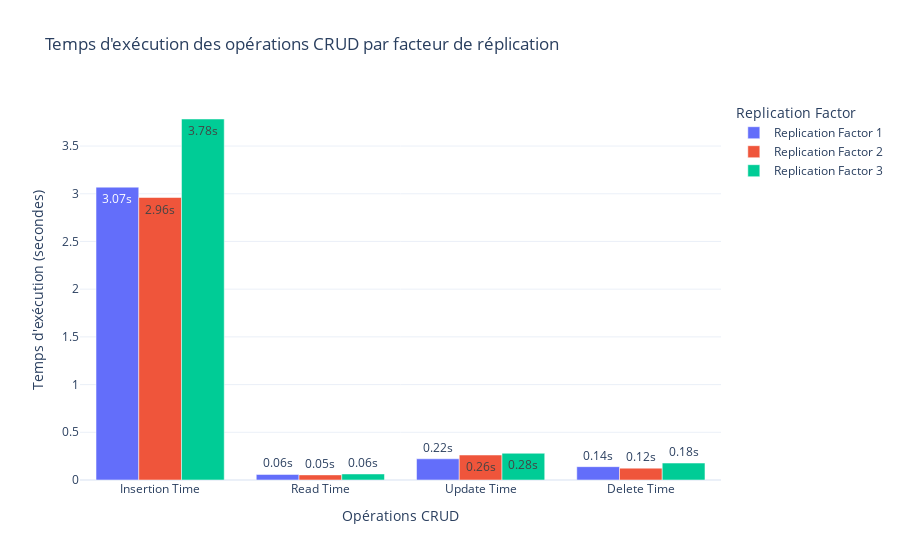

The cell this chart's notebook holds for it:
### Markdown cell above
### Cassandra - Résultats

### Code cell
fig = go.Figure()

for rf in results_df['Replication Factor']:
    fig.add_trace(go.Bar(x=['Insertion Time', 'Read Time', 'Update Time', 'Delete Time'], y=results_df[results_df['Replication Factor'] == rf].iloc[0, 1:].values, name=f'Replication Factor {rf}', text=[f"{t:.2f}s" for t in results_df[results_df['Replication Factor'] == rf].iloc[0, 1:].values], textposition='auto'))

fig.update_layout(title="Temps d'exécution des opérations CRUD par facteur de réplication", xaxis_title="Opérations CRUD", yaxis_title="Temps d'exécution (secondes)", barmode='group', template='plotly_white', legend=dict(title="Replication Factor"))

fig.show()

### Figure 1 — Plotly figure (JSON) as saved in the notebook; plotly's stock layout.template omitted (floating-point values rounded to 4 significant figures)
{"data": [{"name": "Replication Factor 1", "text": ["3.07s", "0.06s", "0.22s", "0.14s"], "textposition": "auto", "type": "bar", "x": ["Insertion Time", "Read Time", "Update Time", "Delete Time"], "y": [3.069, 0.05813, 0.2223, 0.1398]}, {"name": "Replication Factor 2", "text": ["2.96s", "0.05s", "0.26s", "0.12s"], "textposition": "auto", "type": "bar", "x": ["Insertion Time", "Read Time", "Update Time", "Delete Time"], "y": [2.961, 0.05359, 0.2618, 0.1243]}, {"name": "Replication Factor 3", "text": ["3.78s", "0.06s", "0.28s", "0.18s"], "textposition": "auto", "type": "bar", "x": ["Insertion Time", "Read Time", "Update Time", "Delete Time"], "y": [3.783, 0.06329, 0.2802, 0.1777]}], "layout": {"barmode": "group", "legend": {"title": {"text": "Replication Factor"}}, "title": {"text": "Temps d'exécution des opérations CRUD par facteur de réplication"}, "xaxis": {"title": {"text": "Opérations CRUD"}}, "yaxis": {"title": {"text": "Temps d'exécution (secondes)"}}}}
